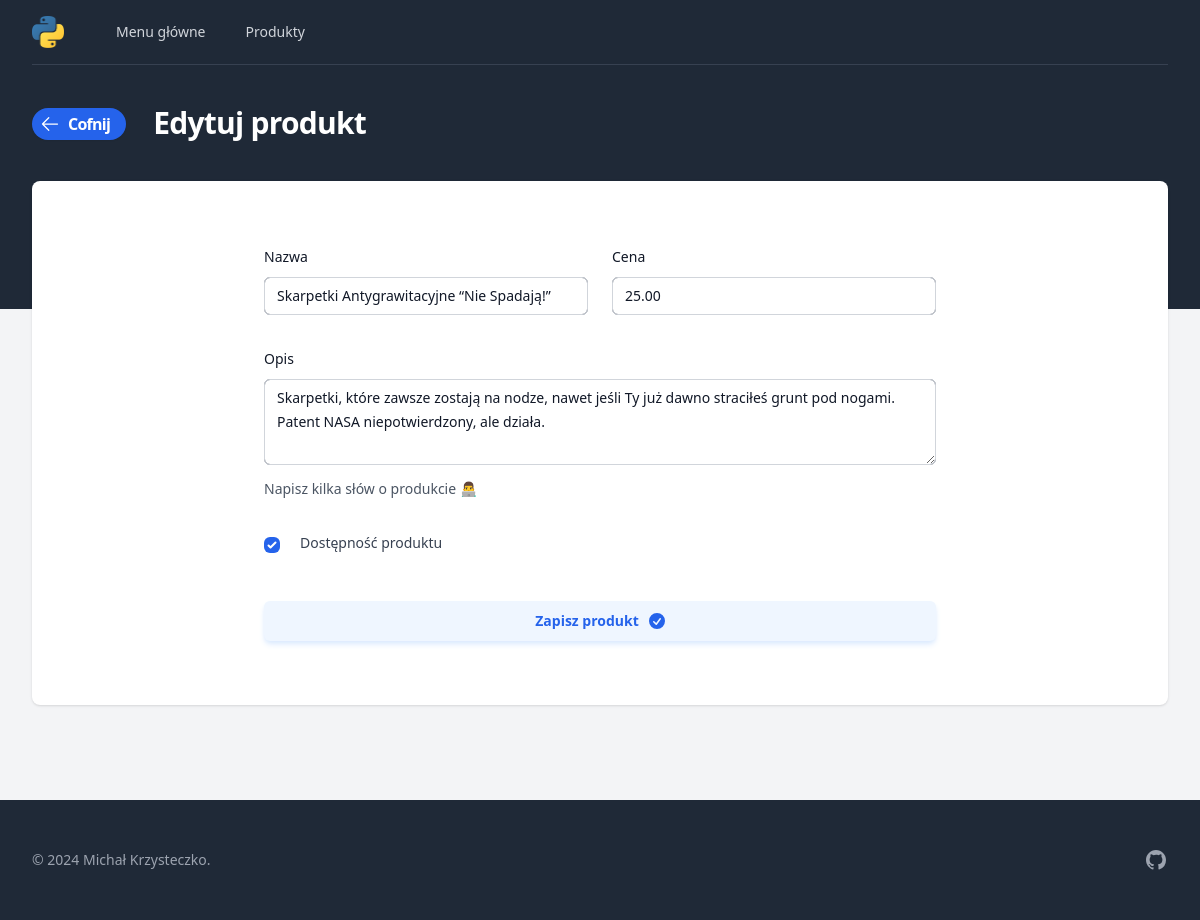
/produkt/11/edytuj/, run on the app's committed database.
### main/models.py (models this page shows, shortened)
class Produkt(models.Model):
    nazwa = models.CharField(max_length=200)
    opis = models.TextField(blank=True, null=True)
    cena = models.DecimalField(max_digits=10, decimal_places=2)
    dostepny = models.BooleanField(default=True)
    data_dodania = models.DateTimeField(auto_now_add=True)

### main/views.py (the view, shortened to what this page needs)
# urls.py: path('produkt/<int:product_id>/edytuj/', views.edit_product, name='product_edit_path'),
def edit_product(request, product_id):
    produkt = get_object_or_404(Produkt, id=product_id)
    return render(request, 'main/edit.html', {'produkt': produkt})

### main/templates/main/edit.html (shortened to what this page needs)
{% extends 'theme/base.html' %}
{% block title %}
  <a href="{% url 'product_path' produkt.id %}" class="text-base inline-flex items-center justify-center rounded-full bg-blue-600 mr-5 pl-2 pr-4 py-1 text-white shadow-sm hover:bg-blue-500 focus-visible:outline focus-visible:outline-2 focus-visible:outline-offset-2 focus-visible:outline-blue-600 transition-all duration-200">
    <svg xmlns="http://www.w3.org/2000/svg" fill="none" viewBox="0 0 24 24" stroke-width="1.5" stroke="currentColor" class="size-5 mr-2">
      <path stroke-linecap="round" stroke-linejoin="round" d="M10.5 19.5 3 12m0 0 7.5-7.5M3 12h18" />
    </svg>
    Cofnij
  </a>
  Edytuj produkt
{% endblock %}
{% block content %}
  <form method="post">
    <div class="grid max-w-2xl grid-cols-1 gap-x-6 gap-y-8 sm:grid-cols-6 mx-auto py-10">
      <div class="sm:col-span-3">
        <label for="nazwa" class="block text-sm/6 font-medium text-gray-900">Nazwa</label>
        <div class="mt-2">
          <input type="text" name="nazwa" id="nazwa" value="{{produkt.nazwa}}" autocomplete="given-name" class="block w-full rounded-md bg-white px-3 py-1.5 text-base text-gray-900 outline outline-1 -outline-offset-1 outline-gray-300 placeholder:text-gray-400 focus:outline-2 focus:-outline-offset-2 focus:outline-blue-600 sm:text-sm/6">
        </div>
      </div>
      <div class="sm:col-span-3">
        <label for="cena" class="block text-sm/6 font-medium text-gray-900">Cena</label>
        <div class="mt-2">
          <input type="number" id="cena" name="cena" min="0" value="{{produkt.cena}}" class="block w-full rounded-md bg-white px-3 py-1.5 text-base text-gray-900 outline outline-1 -outline-offset-1 outline-gray-300 placeholder:text-gray-400 focus:outline-2 focus:-outline-offset-2 focus:outline-blue-600 sm:text-sm/6">
        </div>
      </div>
      <div class="col-span-full">
        <label for="opis" class="block text-sm/6 font-medium text-gray-900">Opis</label>
        <div class="mt-2">
          <textarea name="opis" id="opis" rows="3" class="block w-full rounded-md bg-white px-3 py-1.5 text-base text-gray-900 outline outline-1 -outline-offset-1 outline-gray-300 placeholder:text-gray-400 focus:outline-2 focus:-outline-offset-2 focus:outline-blue-600 sm:text-sm/6">{{produkt.opis}}</textarea>
        </div>
        <p class="mt-3 text-sm/6 text-gray-600">Napisz kilka słów o produkcie 👨‍💻</p>
      </div>
      <div class="col-span-full">
        <div class="mb-4 flex flex-row gap-5">
          <input type="checkbox" {% if produkt.dostepny %}checked{% endif %} id="dostepny" name="dostepny" class="mt-1 rounded-md focus:ring-blue-500 focus:border-blue-500 sm:text-sm">
          <label for="dostepny" class="block text-sm font-medium text-gray-700">Dostępność produktu</label>
        </div>
      </div>
      <button type="submit" class="flex items-center justify-center gap-x-2 rounded-md bg-blue-50 px-3.5 py-2.5 text-sm font-semibold text-blue-600 shadow-md hover:bg-blue-100 col-span-full shadow-blue-100 hover:shadow-blue-200 transition-all duration-200">
        Zapisz produkt
      </button>
    </div>
  </form>
{% endblock %}

### data on the page
Produkt: nazwa "Skarpetki Antygrawitacyjne “Nie Spadają!”", cena "25.00", opis "Skarpetki, które zawsze zostają na nodze, nawet jeśli Ty już dawno straciłeś grunt pod nogami. Patent NASA niepotwierdzony, ale działa.", dostepny "☑"
